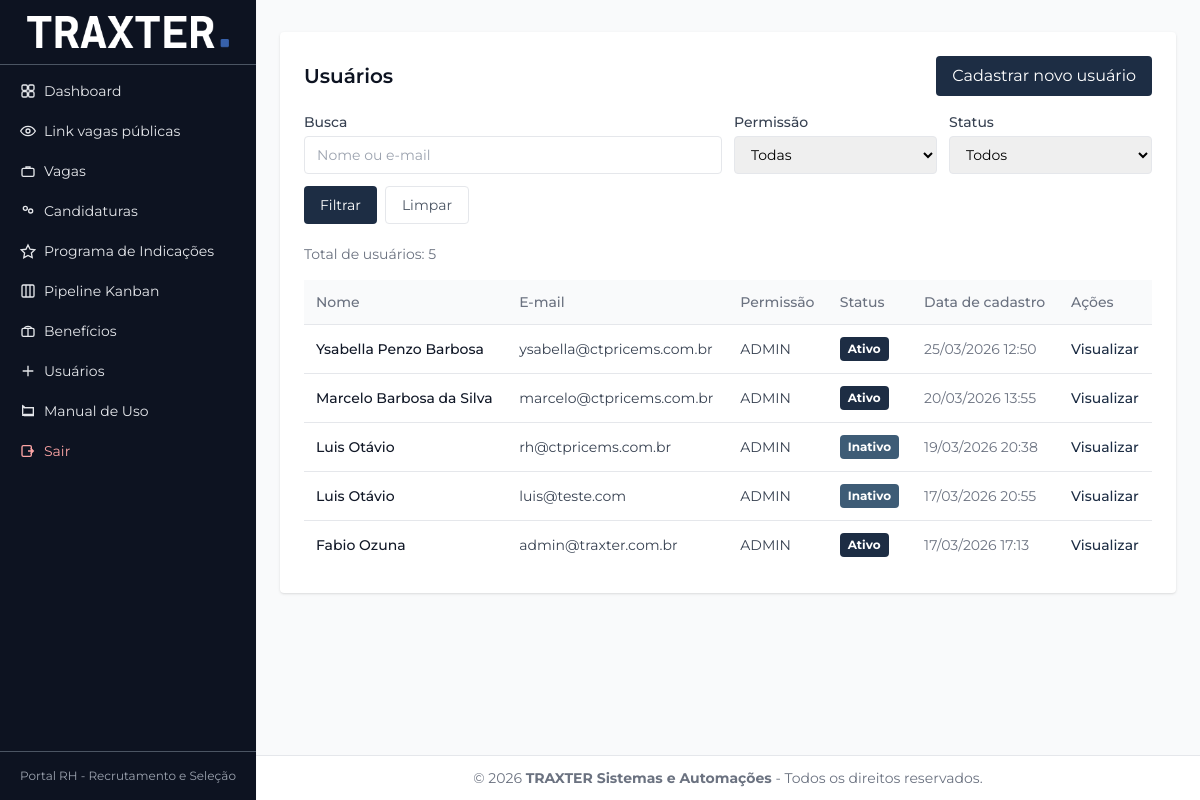
The app's page /admin/usuarios (signed in) with its own data.
### tables this page shows
CREATE TABLE `usuarios` (
  `id` int(11) NOT NULL,
  `nome` varchar(100) NOT NULL,
  `email` varchar(120) NOT NULL,
  `senha_hash` varchar(255) NOT NULL,
  `role` enum('admin','rh','viewer') NOT NULL DEFAULT 'viewer',
  `is_supervisor` tinyint(1) NOT NULL DEFAULT '0',
  `email_verified_at` datetime DEFAULT NULL,
  `last_password_reset_at` datetime DEFAULT NULL,
  `created_at` timestamp NULL DEFAULT CURRENT_TIMESTAMP
);

### app/views/admin/usuarios/index.php (the view, shortened to what the rows shown need)
<?php
$queryBase = $base . '/admin/usuarios';
?>
<div class="bg-white shadow rounded p-6">
  <div class="flex items-center justify-between gap-3 flex-wrap">
    <h2 class="text-xl font-semibold text-ctpblue">Usuários</h2>
    <a href="<?= $base ?>/admin/usuarios/novo" class="bg-ctgreen text-white px-4 py-2 rounded hover:bg-ctdark">Cadastrar novo usuário</a>
  </div>
  <form class="mt-4 grid md:grid-cols-4 gap-3" method="get" action="<?= $queryBase ?>">
    <div class="md:col-span-2">
    </div>
    <div>
    </div>
    <div>
    </div>
    <div class="md:col-span-4 flex gap-2">
    </div>
  </form>
  <div class="mt-5 text-sm text-gray-500">Total de usuários: <?= (int)$total ?></div>
  <div class="mt-4 overflow-x-auto">
    <table class="min-w-full text-sm">
      <thead class="bg-gray-50">
      <tr class="border-b">
        <th class="text-left p-3 font-medium text-gray-500">Nome</th>
        <th class="text-left p-3 font-medium text-gray-500">E-mail</th>
        <th class="text-left p-3 font-medium text-gray-500">Permissão</th>
        <th class="text-left p-3 font-medium text-gray-500">Status</th>
        <th class="text-left p-3 font-medium text-gray-500">Data de cadastro</th>
        <th class="text-left p-3 font-medium text-gray-500">Ações</th>
      </tr>
      </thead>
      <tbody class="divide-y divide-gray-200">
      <?php foreach ($users as $u): ?>
        <?php $isActive = (int)($u['ativo'] ?? 0) === 1; ?>
        <tr class="hover:bg-gray-50">
          <td class="p-3 font-medium text-gray-900"><?= Security::e($u['nome']) ?></td>
          <td class="p-3 text-gray-700"><?= Security::e($u['email']) ?></td>
          <td class="p-3 text-gray-700"><?= Security::e(strtoupper((string)($u['role'] ?? ''))) ?></td>
          <td class="p-3">
            <span class="ct-badge <?= $isActive ? 'ct-badge-active' : 'ct-badge-inactive' ?>">
              <?= $isActive ? 'Ativo' : 'Inativo' ?>
            </span>
          </td>
          <td class="p-3 text-gray-500"><?= !empty($u['created_at']) ? date('d/m/Y H:i', strtotime((string)$u['created_at'])) : '-' ?></td>
          <td class="p-3 whitespace-nowrap">
            <a href="<?= $base ?>/admin/usuarios/<?= (int)$u['id'] ?>" class="text-ctgreen hover:text-ctdark font-medium">Visualizar</a>
          </td>
        </tr>
      <?php endforeach; ?>
      </tbody>
    </table>
  </div>
</div>

### records on screen
usuarios: id "5", nome "Ysabella Penzo Barbosa", email "ysabella@ctpricems.com.br", role "ADMIN", shows "Ativo", created_at "25/03/2026 12:50"
usuarios: nome "Marcelo Barbosa da Silva", email "marcelo@ctpricems.com.br", role "ADMIN", shows "Ativo", created_at "20/03/2026 13:55"
usuarios: nome "Luis Otávio", email "rh@ctpricems.com.br", role "ADMIN", shows "Inativo", created_at "19/03/2026 20:38"
usuarios: nome "Luis Otávio", email "luis@teste.com", role "ADMIN", shows "Inativo", created_at "17/03/2026 20:55"
usuarios: nome "Fabio Ozuna", email "admin@traxter.com.br", role "ADMIN", shows "Ativo", created_at "17/03/2026 17:13"
